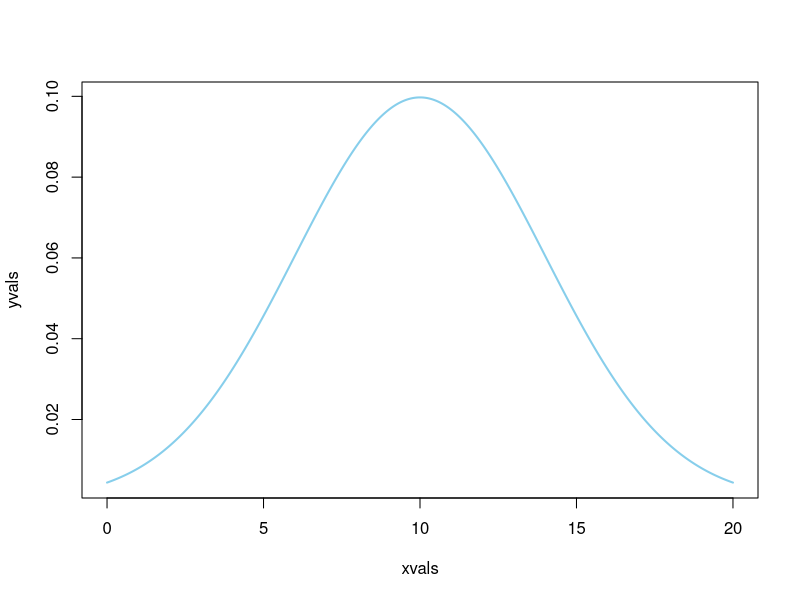
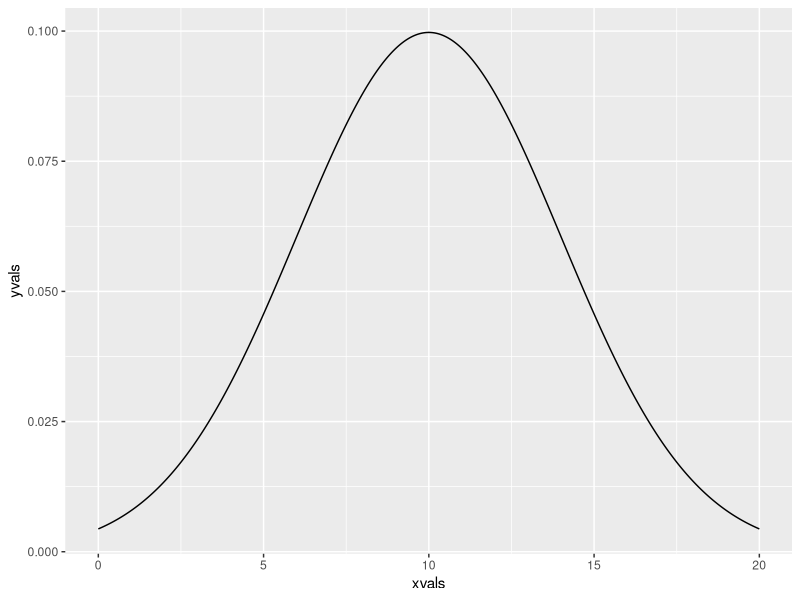
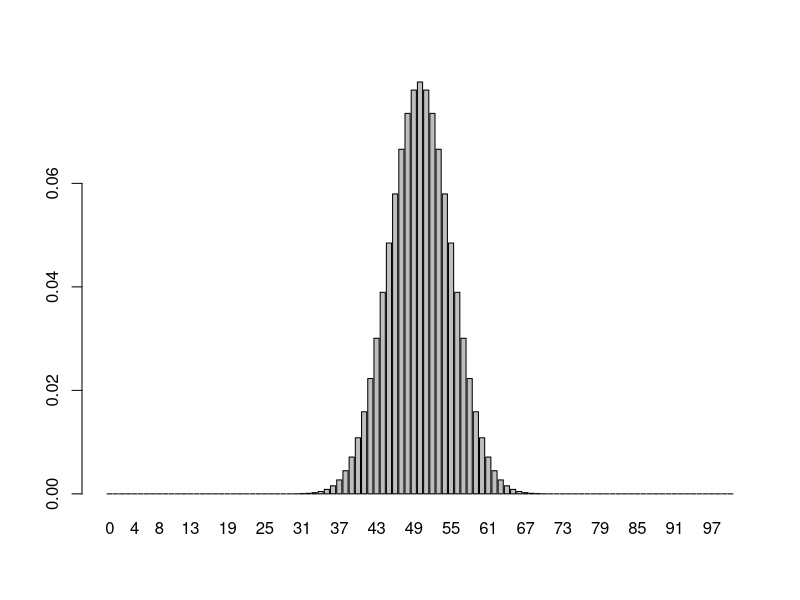
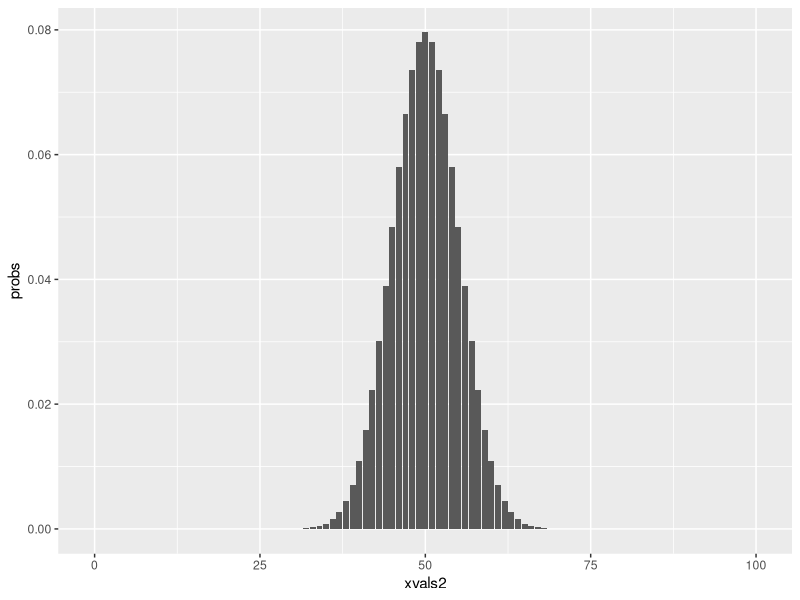

Write the R code that produced these figures, in order.
#Lesson 10
install.packages("ggplot2")
library(ggplot2)

rnorm(12, 10, 4)
dnorm(12, 10, 4)

xvals <- seq(0,20, by=.01)
xvals

yvals <- dnorm(xvals, 10, 4)
yvals

plot(xvals, yvals, type = "l", col = "skyblue", lwd = 2)



plot_dataframe <- data.frame(xvals, yvals)

ggplot(plot_dataframe, aes(x=xvals, y=yvals)) +
  geom_line()



n <- 100
p <- 0.5
xvals2 <- seq(0, n, 1)
xvals2
probs <- dbinom(xvals2, n, p)  
probs  

barplot(probs, names.arg = xvals2)
  
  

barchart_df <- data.frame(xvals2, probs)  
ggplot(barchart_df, aes(x=xvals2, y=probs)) +
  geom_bar(stat = "identity")
  
  
?shapiro.test
## test for normality
#Ho: my numbers come from a normal distribution
#Ha: my numbers did not come from a normal distirbution

xxx <- rnorm(20, 10, 4)
shapiro.test(xxx)
##with p-value = 0.9983, fail to reject ho. I have insufficient statistical evidence to reject normality.








  
  